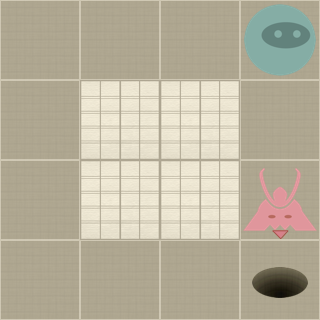

This is a level from a 2D game, rendered from its Tiled map with the project's own tilesets. A one-line summary and the map file follow, with tile-layer data summarised:
An orthogonal 4x4 tile map with 80x80 px tiles, 2 tile layers (Level, Actors).

<map version="1.0" orientation="orthogonal" width="4" height="4" tilewidth="80" tileheight="80">
 <properties>
  <property name="moves" value="9" />
 </properties>
 <tileset firstgid="1" name="tiles" tilewidth="80" tileheight="80" spacing="2" margin="2">
  <image source="tiles-hd.png" width="512" height="512" />
  <tile id="0">
   <properties>
    <property name="actor" value="exit" />
   </properties>
  </tile>
  <tile id="2">
   <properties>
    <property name="actor" value="guard" />
    <property name="direction" value="down" />
   </properties>
  </tile>
  <tile id="3">
   <properties>
    <property name="actor" value="guard" />
    <property name="direction" value="left" />
   </properties>
  </tile>
  <tile id="4">
   <properties>
    <property name="actor" value="guard" />
    <property name="direction" value="right" />
   </properties>
  </tile>
  <tile id="5">
   <properties>
    <property name="actor" value="guard" />
    <property name="direction" value="up" />
   </properties>
  </tile>
  <tile id="7">
   <properties>
    <property name="actor" value="player" />
   </properties>
  </tile>
  <tile id="8">
   <properties>
    <property name="actor" value="scroll" />
   </properties>
  </tile>
  <tile id="9">
   <properties>
    <property name="wall" value="1" />
   </properties>
  </tile>
 </tileset>
 <layer name="Level" width="4" height="4">
  <data>[16 cells, 16 non-empty, 2 distinct tile ids]</data>
 </layer>
 <layer name="Actors" width="4" height="4">
  <data>[16 cells, 3 non-empty, 3 distinct tile ids]</data>
 </layer>
</map>